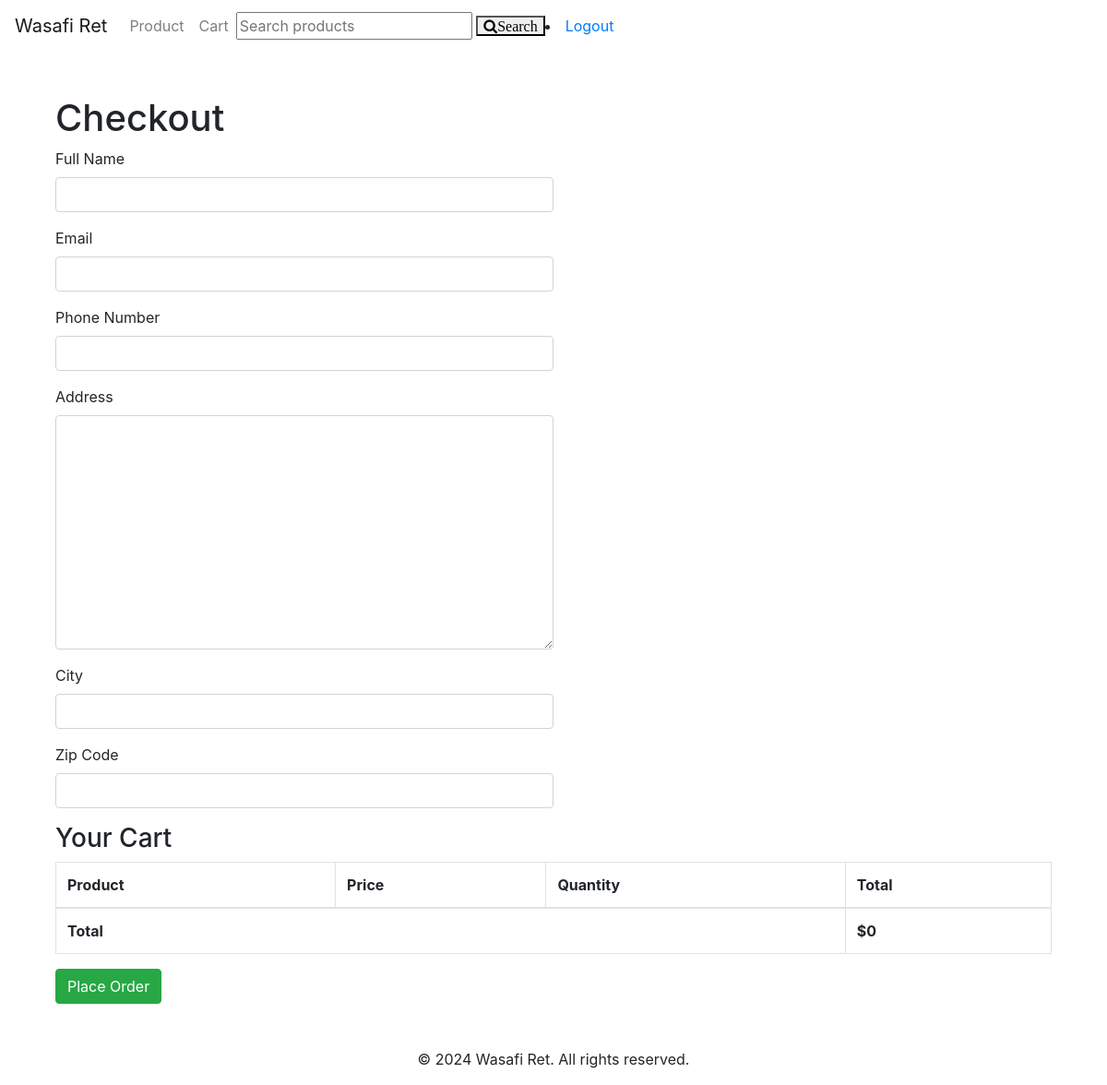
Page /orders/checkout/ (signed in) on the earlier database version.
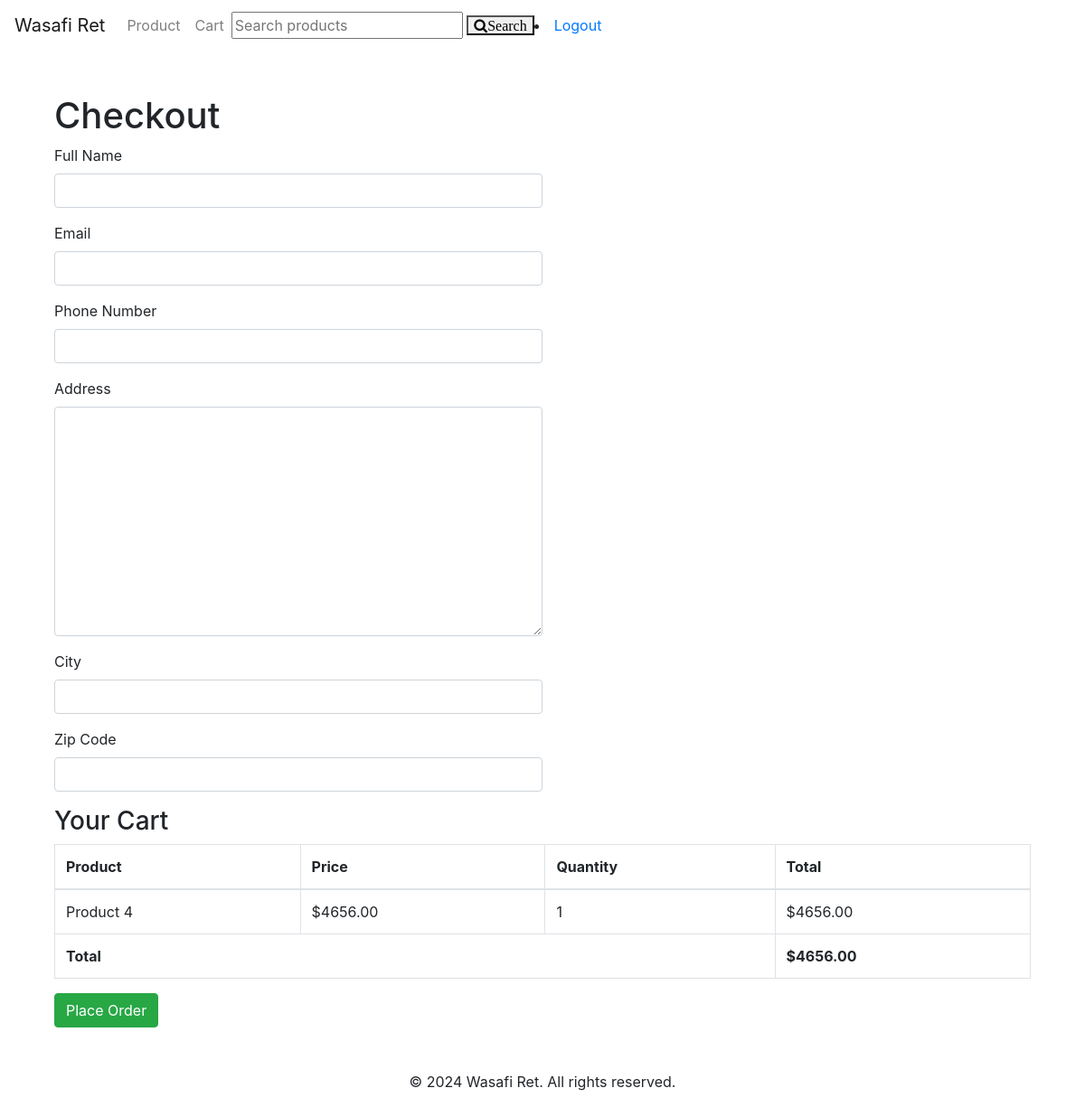
Same page on the later database version.
### WasafiRet/models.py (models this page shows, shortened)
class CartItem(models.Model):
    cart=models.ForeignKey(Cart,on_delete=models.CASCADE)
    product=models.ForeignKey(Product,on_delete=models.CASCADE)
    quantity=models.PositiveIntegerField(default=1)
    def get_total(self):
        return self.quantity*self.product.price

class Product(models.Model):
    name=models.CharField(max_length=255)
    description=models.TextField()
    price=models.DecimalField(max_digits=10,decimal_places=2)
    stock=models.IntegerField()
    category=models.ForeignKey(Category,on_delete=models.CASCADE)
    is_active=models.BooleanField(default=True)
    image=models.ImageField(upload_to=',media/images',blank=True,null=True)

### order/views.py (the view)
# urls.py: path('checkout/', views.checkout, name='checkout'),
@login_required
def checkout(request):
    cart = Cart.objects.filter(user=request.user).first()
    cart_items = CartItem.objects.filter(cart=cart)
    cart_total = sum(item.get_total() for item in cart_items)
    if request.method == 'POST':
        form = OrderForm(request.POST)
        if form.is_valid():
            order = form.save(commit=False)
            order.user = request.user
            order.status = 'Pending'
            order.save()
            for item in cart_items:
                OrderItem.objects.create(
                    order=order,
                    product=item.product,
                    quantity=item.quantity
                )
            cart_items.delete()
            return redirect('orders:order_confirmation', order_id=order.id)
    else:
        form = OrderForm()
    return render(request, 'order/checkout.html', {
        'form': form,
        'cart_items': cart_items,
        'cart_total': cart_total,
    })

### order/forms.py
class OrderForm(forms.ModelForm):
    shipping_name = forms.CharField(max_length=255, label="Full Name")
    shipping_email = forms.EmailField(label="Email")
    phone_number = forms.CharField(max_length=20, label="Phone Number")
    shipping_address = forms.CharField(widget=forms.Textarea, label="Address")
    shipping_city = forms.CharField(max_length=100, label="City")
    shipping_zip_code = forms.CharField(max_length=20, label="Zip Code")
    class Meta:
        model = Order
        fields = ['shipping_name', 'shipping_email', 'phone_number', 'shipping_address', 'shipping_city', 'shipping_zip_code']

### order/templates/order/checkout.html (shortened to what this page needs)
{% extends 'WasafiRet/base.html' %}
{% load static %}
{% load widget_tweaks %}
{% block content %}
    <div class="container mt-5">
        <h1>Checkout</h1>
        <form method="post">
            <div class="form-group">
                <label for="id_shipping_name">Full Name</label>
                {{ form.shipping_name|add_class:"form-control col-md-6" }}
            </div>
            <div class="form-group">
                <label for="id_shipping_email">Email</label>
                {{ form.shipping_email|add_class:"form-control col-md-6" }}
            </div>
            <div class="form-group">
                <label for="id_phone_number">Phone Number</label>
                {{ form.phone_number|add_class:"form-control col-md-6" }}
            </div>
            <div class="form-group">
                <label for="id_shipping_address">Address</label>
                {{ form.shipping_address|add_class:"form-control col-md-6" }}
            </div>
            <div class="form-group">
                <label for="id_shipping_city">City</label>
                {{ form.shipping_city|add_class:"form-control col-md-6" }}
            </div>
            <div class="form-group">
                <label for="id_shipping_zip_code">Zip Code</label>
                {{ form.shipping_zip_code|add_class:"form-control col-md-6" }}
            </div>
            <h3>Your Cart</h3>
            <table class="table table-bordered">
                <thead>
                    <tr>
                        <th>Product</th>
                        <th>Price</th>
                        <th>Quantity</th>
                        <th>Total</th>
                    </tr>
                </thead>
                <tbody>
                    {% for item in cart_items %}
                    <tr>
                        <td>{{ item.product.name }}</td>
                        <td>${{ item.product.price }}</td>
                        <td>{{ item.quantity }}</td>
                        <td>${{ item.get_total }}</td>
                    </tr>
                    {% endfor %}
                    <tr>
                        <td colspan="3" class="font-weight-bold">Total</td>
                        <td class="font-weight-bold">${{ cart_total }}</td>
                    </tr>
                </tbody>
            </table>
            <button type="submit" class="btn btn-success">Place Order</button>
        </form>
    </div>
{% endblock %}

Differences in the rows shown:
added CartItem: product.name "Product 4", product.price "4656.00", quantity "1", get_total "4656.00"
Other differences:
{{ cart_total }}: "0" → "4656.00"
